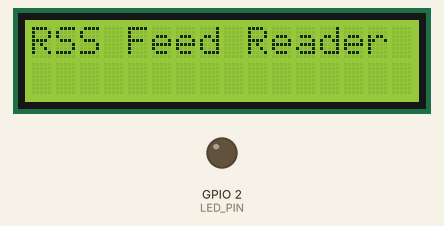
The sketch below on a simulated ESP8266 (NodeMCU). Shown: 16×2 character LCD, output pins drawn as LEDs (lit = HIGH). WiFi joins after 1.5 s; servers stay silent unless stated; uploads are accepted with an empty reply; what the sketch prints to the serial monitor is not drawn.

Above: at 0.1 s.
At 0.5 s:
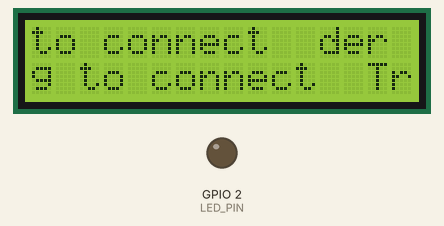
At 0.9 s:
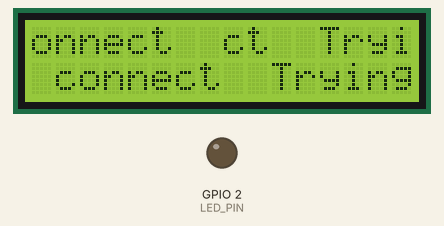
At 1.7 s:
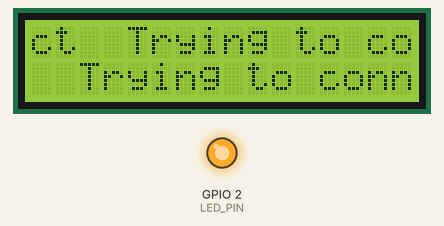
Timing chart, 0 to 3.4 s (numbered marks = the images above):
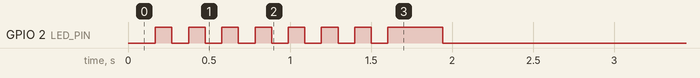

Measured:
- by itself, GPIO 2 (LED_PIN): goes 6 × (LOW 0.10 s, HIGH 0.10 s), LOW 0.10 s, HIGH 0.34 s, then LOW

The sketch:

printHtmlToUart.ino
```cpp
#include <ESP8266WiFi.h>
#include <WiFiClient.h>
#include <LiquidCrystal.h>

// Setup ESP pins for LCD display
const int rs = 5, en = 4, d4 = 16, d5 = 14, d6 = 12, d7 = 13;
LiquidCrystal lcd(rs, en, d4, d5, d6, d7);


// Home WiFi
const char WIFI_SSID[] = "YourWiFISSID";
const char WIFI_PSK[] = "YourPassword";
const String startSequence = "<description><![CDATA[";// Start read
const String endSequence = "]]></description>";// End read

// Remote site information
const char http_site[] = "feeds.bbci.co.uk";
const int http_port = 80;

// Pin definitions
const int LED_PIN = 2;

// Set up variables for checing start/stop transmit (same length)
String isStartSequence = "<deskription><![CDATA[";// Start read
String isEndSequence = "]]></deskription>";// End read
char allDescriptions[50][250];// Store  all descriptions here
String description = "";// Store description here
char descriptionArray [200];// then here
String descriptionOut = "";// Send out final string here
char displayed = ' ';//
bool dataReceived = false;
char carriageReturn = '\r';// Carriage Return ASCII
int line = 0;
unsigned int scrolls;


// Global variables
WiFiClient client;

void setup() {
  // Setup the LCD's number of columns and rows:
  lcd.begin(16,2);

  // Set up serial console to read web page
  Serial.begin(9600);
  Serial.print("RSS Feed Reader ");
  // Print a message to the LCD
  lcd.print("RSS Feed Reader ");

  // Set up LED for debugging
  pinMode(LED_PIN, OUTPUT);

  // Connect to WiFi
  connectWiFi();

  // Attempt to connect to website
  if ( !getPage() ) {
    Serial.println("GET request failed");
    lcd.print("GET request failed");
  }
}

void loop() {
  //allDescriptions = "";// clear this
  // If there are incoming bytes, print them
  if ( client.available() ) {
    char c = client.read();
    if(isStartSequence != startSequence)// Keep looking
    {
        isStartSequence.remove(0,1);// Remove first char of string
        isStartSequence += c;/// append to end
     }
     else // Start sequence was found start recording
     {
        if(isEndSequence != endSequence)
        {
             isEndSequence.remove(0,1);// Remove first char
             isEndSequence += c;// add to end
             description += c;// Add data to description
        }
        else // Found end sequence after start sequence
        {

            if(line < 16){// Get first 15 stories
                // Replace end sequence with blank space
                description.replace(endSequence, String(' '));// I think replace is wrong!
                int itter = 0;
                for(itter = 0; itter < description.length(); itter++){
                    if(description.length() < 245){
                      allDescriptions[line][itter] = description.charAt(itter);
                    }
                  }


                  description = "";// clear description so it doesnt pile up
                  line ++;// Move to next story/line


                  // Continue search
                  isEndSequence.remove(0,1);
                  isEndSequence += c;// Shift left
                  isStartSequence.remove(0,1);
                  isStartSequence += c;// Shift left

              }
        }
      }


  }

  // If the server has disconnected, stop the client and WiFi
  if ( !client.connected() ) {

    // Close socket and wait for disconnect from WiFi
    client.stop();
    if ( WiFi.status() != WL_DISCONNECTED ) {
      WiFi.disconnect();
    }

    // Turn off LED
    digitalWrite(LED_PIN, LOW);
    scrolls = 0;
    while(scrolls < 5)// print current data 5 times before updating
    {
        lcd.clear();
        // Send Data
        unsigned int num = 0;
        for(num = 0; num < 16; num++)
        {
             delay(10);// Wait a moment
             descriptionOut = allDescriptions[num];
             lcd.setCursor(16,0);

             scrollToLeftLargeString(0, descriptionOut, 200);

             /*for(int thisChar = 0; thisChar < descriptionOut.length(); thisChar++){
                Serial.print(descriptionOut[thisChar]);
                lcd.print(descriptionOut[thisChar]);
                lcd.scrollDisplayLeft();
                if(thisChar %16 == 0){
                    lcd.setCursor(16,0);
                  }
                delay(200);
              }*/
         }

         scrolls ++;
         delay(1000);

     }

    // Connect to WiFi
    connectWiFi();

    // Attempt to connect to website
    if ( !getPage() ) {
      Serial.println("GET request failed");
      lcd.print("GET request failed");
    }

  }
}// Loop ends here

// Attempt to connect to WiFi
void connectWiFi() {

  byte led_status = 0;

  // Set WiFi mode to station (client)
  WiFi.mode(WIFI_STA);

  // Initiate connection with SSID and PSK
  WiFi.begin(WIFI_SSID, WIFI_PSK);

  // Blink LED while we wait for WiFi connection
  while ( WiFi.status() != WL_CONNECTED ) {
    digitalWrite(LED_PIN, led_status);
    led_status ^= 0x01;
    delay(100);
    Serial.println("Trying to connect");
    lcd.println("Trying to connect");// maybe remove this later
  }

  // Turn LED on when we are connected
  digitalWrite(LED_PIN, HIGH);
}

// Perform an HTTP GET request to a remote page
bool getPage() {

  // Attempt to make a connection to the remote server
  if ( !client.connect(http_site, http_port) ) {
    return false;
  }

  // Make an HTTP GET request
  client.println("GET /news/video_and_audio/world/rss.xml HTTP/1.1");
  client.print("Host: ");
  client.println(http_site);
  client.println("Connection: close");
  client.println();

  return true;
}


void scrollToLeftLargeString(int line, String str, int delayTime){
  String tempString = "                 ";
  lcd.clear();
  for(int i = 0; i < str.length() + 32; i++)
  {
    if(i < str.length()){
      tempString += str[i];// add current char to temporary string
    }
    else
    {
      tempString += " ";// let the last  16 chars scroll across the screen
    }
    if(i > 16)// string is loaded
    {
      tempString.remove(0,1);// remove the first character in the temp string
      lcd.println(tempString);
      Serial.println(tempString);
      delay(delayTime);
      lcd.clear();
    }
  }
}
```
